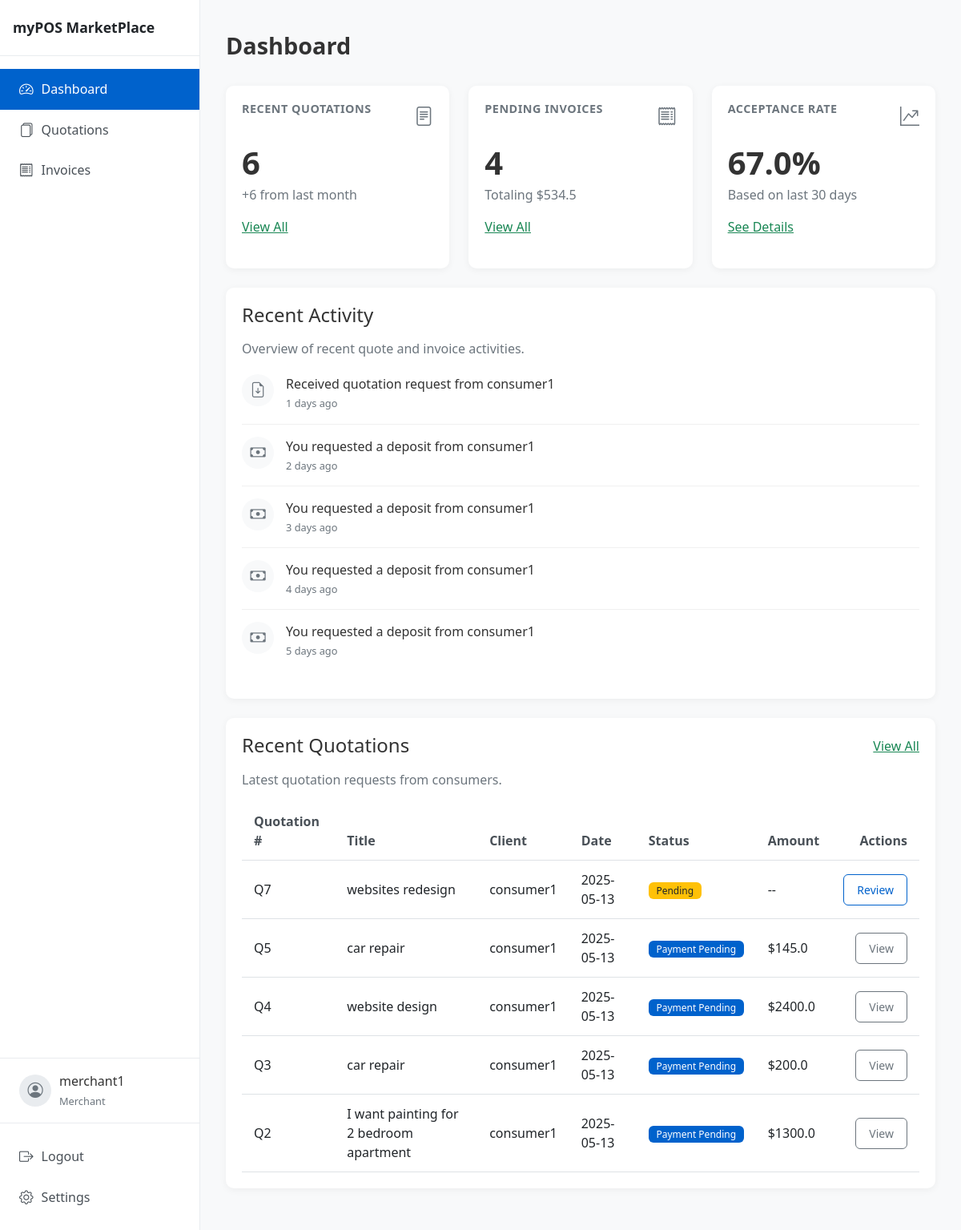
Page /merchant/dashboard (signed in) on the committed database.
### models/user.py (models this page shows, shortened)
class User(db.Model, UserMixin):
    id = db.Column(db.Integer, primary_key=True)
    username = db.Column(db.String(64), unique=True, nullable=False)
    email = db.Column(db.String(120), unique=True, nullable=False)
    password_hash = db.Column(db.String(128), nullable=False)
    role = db.Column(db.String(20), nullable=False)  # 'consumer' or 'merchant'
    created_at = db.Column(db.DateTime, default=db.func.current_timestamp())
    consumer_quotations = db.relationship('Quotation', backref='consumer', lazy=True, foreign_keys='Quotation.consumer_id')
    merchant_quotations = db.relationship('Quotation', backref='merchant', lazy=True, foreign_keys='Quotation.merchant_id')

### models/quotation.py (models this page shows, shortened)
class Quotation(db.Model):
    id = db.Column(db.Integer, primary_key=True)
    request_id = db.Column(db.String(50), nullable=True)  # Group related quotations
    title = db.Column(db.String(100), nullable=False)
    product_type = db.Column(db.String(50), nullable=False)
    description = db.Column(db.Text, nullable=False)
    budget = db.Column(db.Float, nullable=True)
    ai_generated_content = db.Column(db.Text, nullable=True)
    revised_amount = db.Column(db.Float, nullable=True)
    payment_terms = db.Column(db.Text, nullable=True)
    merchant_notes = db.Column(db.Text, nullable=True)
    status = db.Column(db.String(20), default='pending')  # pending, revised, deposit_requested, deposit_paid, completed
    consumer_id = db.Column(db.Integer, db.ForeignKey('user.id'), nullable=False)
    merchant_id = db.Column(db.Integer, db.ForeignKey('user.id'), nullable=False)
    created_at = db.Column(db.DateTime, default=datetime.utcnow)
    updated_at = db.Column(db.DateTime, default=datetime.utcnow, onupdate=datetime.utcnow)
    transactions = db.relationship('Transaction', backref='quotation', lazy=True)

### app.py (the view)
@app.route('/merchant/dashboard')
@login_required
def merchant_dashboard():
    if current_user.role != 'merchant':
        return redirect(url_for('index'))
    quotations = Quotation.query.filter_by(merchant_id=current_user.id).all()
    last_month = datetime.utcnow() - timedelta(days=30)
    recent_activities = []
    for i, quotation in enumerate(sorted(quotations, key=lambda x: x.updated_at, reverse=True)[:5]):
        days_ago = i + 1
        if quotation.status == 'pending':
            recent_activities.append({
                'type': 'quotation_received',
                'title': f'Received quotation request from {quotation.consumer.username}',
                'time': f'{days_ago} days ago'
            })
        elif quotation.status == 'revised':
            recent_activities.append({
                'type': 'quotation_sent',
                'title': f'You sent a quotation to {quotation.consumer.username}',
                'time': f'{days_ago} days ago'
            })
        elif quotation.status == 'deposit_requested':
            recent_activities.append({
                'type': 'payment_requested',
                'title': f'You requested a deposit from {quotation.consumer.username}',
                'time': f'{days_ago} days ago'
            })
        elif quotation.status == 'deposit_paid':
            recent_activities.append({
                'type': 'payment_received',
                'title': f'Received deposit payment from {quotation.consumer.username}',
                'time': f'{days_ago} days ago'
            })
    quotations.sort(key=lambda x: x.created_at, reverse=True)
    return render_template(
        'merchant/dashboard.html',
        quotations=quotations,
        last_month=last_month,
        recent_activities=recent_activities
    )

### templates/merchant/dashboard.html (shortened to what this page needs)
{% extends "layout.html" %}
{% block content %}
<div class="dashboard-header d-flex justify-content-between align-items-center mb-4">
    <h1>Dashboard</h1>
</div>
<div class="row mb-4">
    <div class="col-md-4">
        <div class="card stat-card">
            <div class="card-body">
                <div class="d-flex justify-content-between align-items-start mb-3">
                    <h3 class="card-title">Recent Quotations</h3>
                    <i class="bi bi-file-text stat-icon"></i>
                </div>
                <h2 class="display-4 mb-1">{{ quotations|length }}</h2>
                <p class="text-muted">+{{ quotations|selectattr('created_at', 'gt', last_month)|list|length }} from last month</p>
                <div class="mt-3">
                    <a href="{{ url_for('merchant_dashboard') }}" class="text-success">View All</a>
                </div>
            </div>
        </div>
    </div>
    <div class="col-md-4">
        <div class="card stat-card">
            <div class="card-body">
                <div class="d-flex justify-content-between align-items-start mb-3">
                    <h3 class="card-title">Pending Invoices</h3>
                    <i class="bi bi-receipt stat-icon"></i>
                </div>
                {% set pending_payments = quotations|selectattr('status', 'equalto', 'deposit_requested')|list %}
                {% set total_amount = namespace(value=0) %}
                {% for quotation in pending_payments %}
                    {% for transaction in quotation.transactions %}
                        {% if transaction.status == 'pending' %}
                            {% set total_amount.value = total_amount.value + transaction.amount %}
                        {% endif %}
                    {% endfor %}
                {% endfor %}
                <h2 class="display-4 mb-1">{{ pending_payments|length }}</h2>
                <p class="text-muted">Totaling ${{ total_amount.value }}</p>
                <div class="mt-3">
                    <a href="{{ url_for('merchant_dashboard') }}" class="text-success">View All</a>
                </div>
            </div>
        </div>
    </div>
    <div class="col-md-4">
        <div class="card stat-card">
            <div class="card-body">
                <div class="d-flex justify-content-between align-items-start mb-3">
                    <h3 class="card-title">Acceptance Rate</h3>
                    <i class="bi bi-graph-up-arrow stat-icon"></i>
                </div>
                {% set responded_count = quotations|selectattr('status', 'ne', 'pending')|list|length %}
                {% set total_count = quotations|length %}
                {% set acceptance_rate = (responded_count / total_count * 100)|round if total_count > 0 else 0 %}
                <h2 class="display-4 mb-1">{{ acceptance_rate }}%</h2>
                <p class="text-muted">Based on last 30 days</p>
                <div class="mt-3">
                    <a href="#" class="text-success">See Details</a>
                </div>
            </div>
        </div>
    </div>
</div>
<div class="card mb-4">
    <div class="card-body">
        <h2 class="h4 mb-3">Recent Activity</h2>
        <p class="text-muted">Overview of recent quote and invoice activities.</p>
        {% if recent_activities %}
            <div class="activity-timeline">
                {% for activity in recent_activities %}
                    <div class="activity-item">
                        <div class="activity-icon">
                            {% if activity.type == 'quotation_received' %}
                                <i class="bi bi-file-earmark-arrow-down"></i>
                            {% elif activity.type == 'quotation_sent' %}
                                <i class="bi bi-file-earmark-check"></i>
                            {% elif activity.type == 'payment_requested' %}
                                <i class="bi bi-cash"></i>
                            {% elif activity.type == 'payment_received' %}
                                <i class="bi bi-credit-card"></i>
                            {% endif %}
                        </div>
                        <div class="activity-content">
                            <div class="activity-title">{{ activity.title }}</div>
                            <div class="activity-time">{{ activity.time }}</div>
                        </div>
                    </div>
                {% endfor %}
            </div>
        {% else %}
            <div class="text-center py-4 text-muted">
                <i class="bi bi-calendar3 fs-1"></i>
                <p class="mt-2">No recent activity to display (Mock).</p>
            </div>
        {% endif %}
    </div>
</div>
<div class="card">
    <div class="card-body">
        <div class="d-flex justify-content-between align-items-center mb-3">
            <h2 class="h4 mb-0">Recent Quotations</h2>
            <a href="{{ url_for('merchant_dashboard') }}" class="text-success">View All</a>
        </div>
        <p class="text-muted">Latest quotation requests from consumers.</p>
        {% if quotations %}
            <div class="table-responsive">
                <table class="table table-hover">
                    <thead>
                        <tr>
                            <th>Quotation #</th>
                            <th>Title</th>
                            <th>Client</th>
                            <th>Date</th>
                            <th>Status</th>
                            <th>Amount</th>
                            <th class="text-end">Actions</th>
                        </tr>
                    </thead>
                    <tbody>
                        {% for quotation in quotations[:5] %}
                            <tr>
                                <td>Q{{ quotation.id }}</td>
                                <td>{{ quotation.title }}</td>
                                <td>{{ quotation.consumer.username }}</td>
                                <td>{{ quotation.created_at.strftime('%Y-%m-%d') }}</td>
                                <td>
                                    {% if quotation.status == 'pending' %}
                                        <span class="badge bg-warning text-dark">Pending</span>
                                    {% elif quotation.status == 'revised' %}
                                        <span class="badge bg-info">Revised</span>
                                    {% elif quotation.status == 'deposit_requested' %}
                                        <span class="badge bg-primary">Payment Pending</span>
                                    {% elif quotation.status == 'deposit_paid' %}
                                        <span class="badge bg-success">Deposit Paid</span>
                                    {% elif quotation.status == 'completed' %}
                                        <span class="badge bg-secondary">Completed</span>
                                    {% endif %}
                                </td>
                                <td>
                                    {% if quotation.revised_amount %}
                                        ${{ quotation.revised_amount }}
                                    {% else %}
                                        --
                                    {% endif %}
                                </td>
                                <td class="text-end">
                                    {% if quotation.status == 'pending' %}
                                        <a href="{{ url_for('review_quotation', quotation_id=quotation.id) }}" class="btn btn-sm btn-outline-primary">Review</a>
                                    {% elif quotation.status == 'revised' %}
                                        <a href="{{ url_for('request_deposit', quotation_id=quotation.id) }}" class="btn btn-sm btn-outline-warning">Request Payment</a>
                                    {% else %}
                                        <a href="#" class="btn btn-sm btn-outline-secondary">View</a>
                                    {% endif %}
                                </td>
                            </tr>
                        {% endfor %}
                    </tbody>
                </table>
            </div>
        {% else %}
            <div class="alert alert-info">
                <p class="mb-0">You don't have any quotations yet. When consumers send you quotations, they will appear here.</p>
            </div>
        {% endif %}
    </div>
</div>
{% endblock %}
{% block head %}
<link rel="stylesheet" href="https://cdn.jsdelivr.net/npm/bootstrap-icons@1.10.5/font/bootstrap-icons.css">
{% endblock %}

### templates/layout.html (shortened to what this page needs)
<!DOCTYPE html>
<html lang="en">
<head>
    <link rel="stylesheet" href="https://cdn.jsdelivr.net/npm/bootstrap@5.2.3/dist/css/bootstrap.min.css">
    <link rel="stylesheet" href="https://cdn.jsdelivr.net/npm/bootstrap-icons@1.10.5/font/bootstrap-icons.css">
    <link rel="stylesheet" href="{{ url_for('static', filename='css/styles.css') }}">
    {% block head %}{% endblock %}
</head>
<body>
    <div class="page-container">
        {% if current_user.is_authenticated %}
        <div class="sidebar">
            <div class="sidebar-header">
                <h1 class="sidebar-brand">myPOS MarketPlace</h1>
            </div>
            <div class="sidebar-menu">
                <a href="{{ url_for('consumer_dashboard' if current_user.role == 'consumer' else 'merchant_dashboard') }}" class="sidebar-item {% if request.endpoint.endswith('dashboard') %}active{% endif %}">
                    <i class="bi bi-speedometer2"></i> <span>Dashboard</span>
                </a>
                <a href="{{ url_for('consumer_quotations' if current_user.role == 'consumer' else 'merchant_quotations') }}" class="sidebar-item {% if request.endpoint.endswith('quotations') %}active{% endif %}">
                    <i class="bi bi-files"></i> <span>Quotations</span>
                </a>
                <a href="#" class="sidebar-item {% if request.endpoint.endswith('invoices') %}active{% endif %}">
                    <i class="bi bi-receipt"></i> <span>Invoices</span>
                </a>
            </div>
            <div class="user-profile">
                <div class="user-avatar">
                    <i class="bi bi-person-circle"></i>
                </div>
                <div class="user-info">
                    <p class="user-name">{{ current_user.username }}</p>
                    <small class="user-role">{{ current_user.role|capitalize }}</small>
                </div>
            </div>
            <div class="sidebar-footer">
                <a href="{{ url_for('logout') }}" class="sidebar-item">
                    <i class="bi bi-box-arrow-right"></i> <span>Logout</span>
                </a>
                <a href="#" class="sidebar-item">
                    <i class="bi bi-gear"></i> <span>Settings</span>
                </a>
            </div>
        </div>
        <div class="content-wrapper">
            {% block content %}{% endblock %}
        </div>
        {% endif %}
    </div>
</body>
</html>

### rows in the picture
User: username "merchant1", role "Merchant"
Quotation: status "pending" (drawn), id "7", title "websites redesign", consumer.username "consumer1", created_at "2025-05-13"
Quotation: id "5", title "car repair", consumer.username "consumer1", created_at "2025-05-13", shows "Payment Pending", revised_amount "145.0", shows "View"
Quotation: id "4", title "website design", consumer.username "consumer1", created_at "2025-05-13", shows "Payment Pending", revised_amount "2400.0", shows "View"
Quotation: id "3", title "car repair", consumer.username "consumer1", created_at "2025-05-13", shows "Payment Pending", revised_amount "200.0", shows "View"
Quotation: id "2", title "I want painting for 2 bedroom apartment", consumer.username "consumer1", created_at "2025-05-13", shows "Payment Pending", revised_amount "1300.0", shows "View"

### other values in the picture
{{ quotations|length }} "6"
{{ quotations|selectattr('created_at', 'gt', last_month)|list|length }} "6"
{{ pending_payments|length }} "4"
{{ total_amount.value }} "534.5"
{{ acceptance_rate }} "67.0"
{{ activity.title }} "Received quotation request from consumer1" "You requested a deposit from consumer1" "You requested a deposit from consumer1" "You requested a deposit from consumer1" "You requested a deposit from consumer1"
{{ activity.time }} "1 days ago" "2 days ago" "3 days ago" "4 days ago" "5 days ago"
